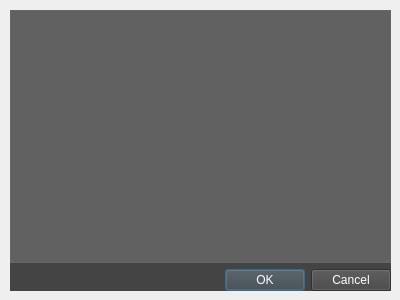
<?xml version="1.0" encoding="UTF-8"?>
<ui version="4.0">
 <class>Dialog</class>
 <widget class="QDialog" name="Dialog">
  <property name="geometry">
   <rect>
    <x>0</x>
    <y>0</y>
    <width>400</width>
    <height>300</height>
   </rect>
  </property>
  <property name="windowTitle">
   <string>Dialog</string>
  </property>
  <property name="styleSheet">
   <string notr="true">.QPushButton{background-color: #444444;color: white;}
.QTableWidget {background-color: rgba(143, 144, 146, 100);border-radius: '                                    '8px;}
.QWidget {background-color: #444444;;}</string>
  </property>
  <widget class="QWidget" name="">
   <property name="geometry">
    <rect>
     <x>10</x>
     <y>10</y>
     <width>381</width>
     <height>281</height>
    </rect>
   </property>
   <layout class="QVBoxLayout" name="verticalLayout">
    <item>
     <widget class="QTableWidget" name="tableWidget"/>
    </item>
    <item>
     <widget class="QDialogButtonBox" name="buttonBox">
      <property name="orientation">
       <enum>Qt::Horizontal</enum>
      </property>
      <property name="standardButtons">
       <set>QDialogButtonBox::Cancel|QDialogButtonBox::Ok</set>
      </property>
     </widget>
    </item>
   </layout>
  </widget>
 </widget>
 <resources/>
 <connections>
  <connection>
   <sender>buttonBox</sender>
   <signal>accepted()</signal>
   <receiver>Dialog</receiver>
   <slot>accept()</slot>
   <hints>
    <hint type="sourcelabel">
     <x>248</x>
     <y>254</y>
    </hint>
    <hint type="destinationlabel">
     <x>157</x>
     <y>274</y>
    </hint>
   </hints>
  </connection>
  <connection>
   <sender>buttonBox</sender>
   <signal>rejected()</signal>
   <receiver>Dialog</receiver>
   <slot>reject()</slot>
   <hints>
    <hint type="sourcelabel">
     <x>316</x>
     <y>260</y>
    </hint>
    <hint type="destinationlabel">
     <x>286</x>
     <y>274</y>
    </hint>
   </hints>
  </connection>
 </connections>
</ui>
